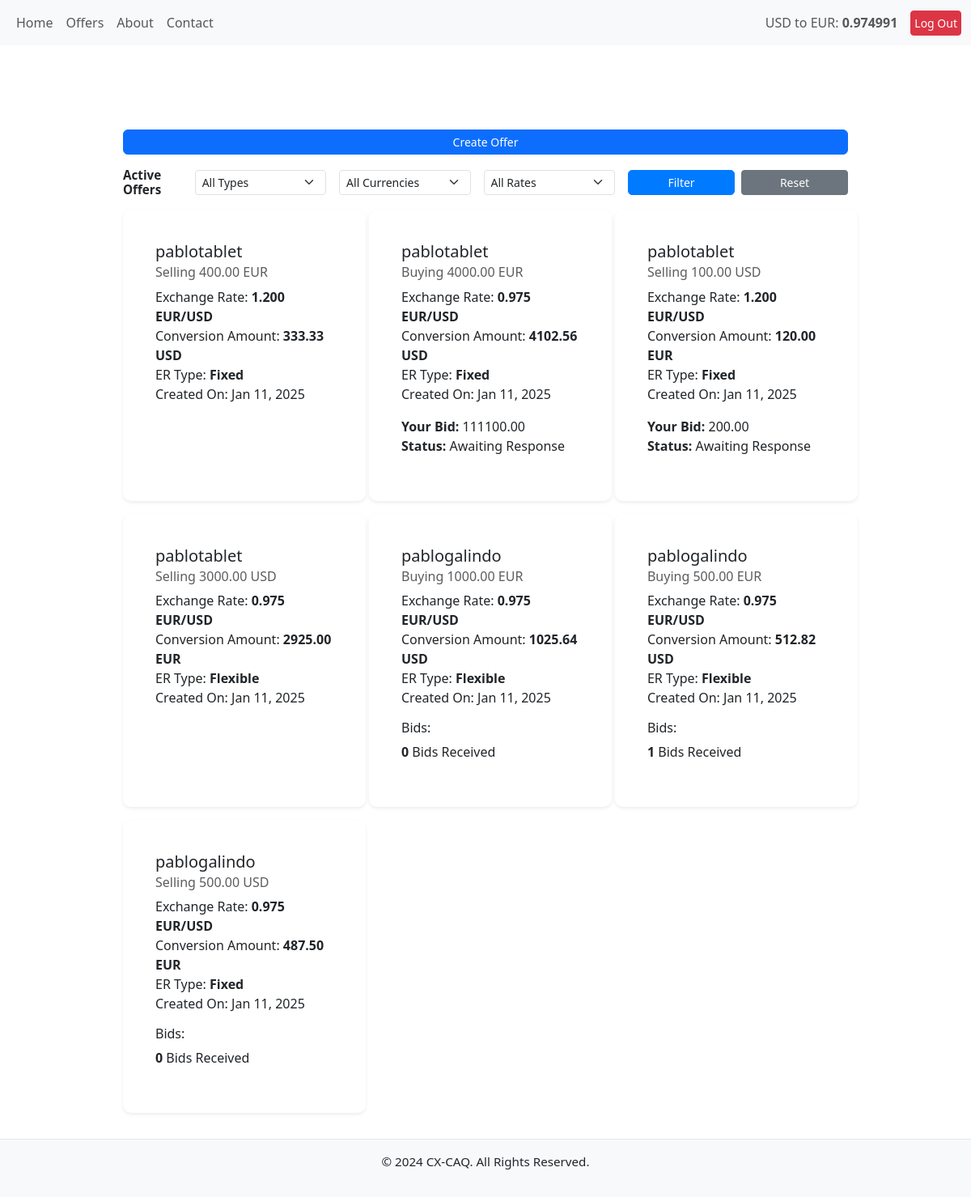
Screenshot of /offers/ (signed in) with the database file from the repository.
### offers/models.py (models this page shows, shortened)
class LatestExchangeRate(models.Model):
    base_currency = models.CharField(max_length=3, default="USD")
    target_currency = models.CharField(max_length=3, default="EUR")
    rate = models.DecimalField(max_digits=10, decimal_places=6)
    timestamp = models.DateTimeField(auto_now=True)

class Offer(models.Model):
    CURRENCY_CHOICES = [
        ('USD', 'US Dollar'),
        ('EUR', 'Euro'),
    ]
    RATE_TYPE_CHOICES = [
        ('FIXED', 'Fixed'),
        ('FLEXIBLE', 'Flexible'),
    ]
    user = models.ForeignKey(User, on_delete=models.CASCADE, related_name="offers")
    currency = models.CharField(max_length=3, choices=CURRENCY_CHOICES)
    amount = models.DecimalField(max_digits=10, decimal_places=2)
    exchange_rate = models.DecimalField(max_digits=8, decimal_places=3,null=True, blank=True)
    is_buying = models.BooleanField()
    rate_type = models.CharField(max_length=10, choices=RATE_TYPE_CHOICES, default='FIXED')
    created_at = models.DateTimeField(auto_now_add=True)
    class Meta:
        ordering = ['-created_at']
    @property
    def conversion_amount(self):
        if self.currency == "USD":
            return round(self.amount * self.exchange_rate, 2)
        elif self.currency == "EUR":
           return round(self.amount / self.exchange_rate, 2)
        return None

class Bid(models.Model):
    STATUS_CHOICES = [
        ('AWAITING', 'Awaiting Response'),
        ('ACCEPTED', 'Accepted'),
        ('REJECTED', 'Rejected'),
    ]
    offer = models.ForeignKey('Offer', on_delete=models.CASCADE, related_name='bids')
    user = models.ForeignKey(User, on_delete=models.CASCADE, related_name='bids')
    amount = models.DecimalField(max_digits=10, decimal_places=2)
    created_at = models.DateTimeField(auto_now_add=True)
    status = models.CharField(max_length=10, choices=STATUS_CHOICES, default='AWAITING')
    contact_shared = models.BooleanField(default=False)
    class Meta:
        unique_together = ('user', 'offer')  # Ensure one bid per user per offer

### offers/views.py (the view)
# urls.py: path('', views.view_offers, name='view_offers'),
@login_required
def view_offers(request):
    offers = Offer.objects.prefetch_related('bids').all()
    is_buying = request.GET.get('is_buying')
    currency = request.GET.get('currency')
    rate_type = request.GET.get('rate_type')
    if is_buying in ['0', '1']:
        offers = offers.filter(is_buying=bool(int(is_buying)))
    if currency:
        offers = offers.filter(currency=currency)
    if rate_type:
        offers = offers.filter(rate_type=rate_type)
    for offer in offers:
        offer.user_bid = offer.bids.filter(user=request.user).first()
    return render(request, 'offers/view_offers.html', {'offers': offers})

### offers/context_processors.py (called while the page is built)
def exchange_rate_processor(request):
    try:
        latest_rate = LatestExchangeRate.objects.latest("timestamp").rate
        print(f"Latest exchange rate fetched from database: {latest_rate}")
    except LatestExchangeRate.DoesNotExist:
        try:
            latest_rate = fetch_and_update_exchange_rate()
            print(f"Latest exchange rate fetched: {latest_rate}")
        except ValueError as e:
            print(f"Error fetching exchange rate: {e}")
            latest_rate = "N/A"
    return {
        "exchange_rate": latest_rate
    }

### offers/templates/offers/view_offers.html (shortened to what this page needs)
{% extends "base.html" %}
{%load static%}
{% block content %}
<div class="container mt-5">
    {% if user.is_authenticated %}
    <div class="d-flex justify-content-end mb-3">
        <a href="{% url 'offers:create_offer' %}" class="btn btn-primary w-100 w-md-auto">Create Offer</a>
    </div>
    {% endif %}
    <div class="d-flex flex-column flex-md-row justify-content-between align-items-center mb-3">
        <h2 class="text-center text-md-start mb-2 mb-md-0">Active Offers</h2>
        <form method="get" action="" class="d-flex align-items-center gap-2">
            <select name="is_buying" id="is_buying" class="form-select form-select-sm me-2">
                <option value="">All Types</option>
            </select>
            <select name="currency" id="currency" class="form-select form-select-sm me-2">
                <option value="">All Currencies</option>
            </select>
            <select name="rate_type" id="rate_type" class="form-select form-select-sm me-2">
                <option value="">All Rates</option>
            </select>
            <button type="submit" class="btn btn-primary btn-sm w-100 w-md-auto">Filter</button>
            <a href="{% url 'offers:view_offers' %}" class="btn btn-secondary btn-sm w-100 w-md-auto">Reset</a>
        </form>
    </div>
    <div class="row g-3">
        {% for offer in offers %}
        <div class="col-12 col-md-6 col-lg-4">
            <div class="card shadow-sm offer-card ">
                <div class="card-body">
                    <h5 class="card-title">{{ offer.user.username }}</h5>
                    <h6 class="card-subtitle mb-2 text-muted">
                        {% if offer.is_buying %} Buying {% else %} Selling {% endif %}
                        {{ offer.amount }} {{ offer.currency }}
                    </h6>
                    <p class="card-text">
                        Exchange Rate: <strong>{{ offer.exchange_rate }} EUR/USD</strong><br>
                        Conversion Amount: <strong>{{ offer.conversion_amount }}
                            {% if offer.currency == "USD" %} EUR {% else %} USD {% endif %}
                        </strong><br>
                        ER Type: <strong>{{ offer.get_rate_type_display }}</strong><br>
                        Created On: {{ offer.created_at|date:"M d, Y" }}
                    </p>
                    {% if offer.user_bid %}
                    <p class="card-text">
                        <strong>Your Bid:</strong> {{ offer.user_bid.amount }}<br>
                        <strong>Status:</strong> {{ offer.user_bid.get_status_display }}
                    </p>
                    {% endif %}
                    {% if user.is_authenticated and user == offer.user %}
                    <div>
                        <h6>Bids:</h6>
                        <p><strong>{{ offer.bids.count }}</strong> Bids Received</p>
                    </div>
                    {% endif %}
                </div>
            </div>
        </div>
        {% endfor %}
    </div>
</div>
{% endblock %}

### templates/base.html (shortened to what this page needs)
{% load static %}
<!DOCTYPE html>
<html lang="en">
<head>
    <link href="https://cdn.jsdelivr.net/npm/bootstrap@5.3.0-alpha3/dist/css/bootstrap.min.css" rel="stylesheet">
    <link rel="stylesheet" href="{% static 'css/style.css' %}">
    <link href="https://cdn.jsdelivr.net/npm/bootstrap-icons/font/bootstrap-icons.css" rel="stylesheet">
</head>
<body>
    <nav class="navbar navbar-expand-lg navbar-light bg-light">
        <div class="container-fluid">
        {% if user.is_authenticated %}
            <div class="collapse navbar-collapse" id="navbarNav">
                <ul class="navbar-nav">
                    <li class="nav-item">
                        <a class="nav-link" href="/">Home</a>
                    </li>
                    <li class="nav-item">
                        <a class="nav-link" href="{% url 'offers:view_offers'%}">Offers</a>
                    </li>
                    <li class="nav-item">
                        <a class="nav-link" href="/">About</a>
                    </li>
                    <li class="nav-item">
                        <a class="nav-link" href="/">Contact</a>
                    </li>
                </ul>
            </div>
        {% endif %}
        <div class="d-flex align-items-center">
            <div class="navbar-text me-3">
                USD to EUR: <strong>{{ exchange_rate }}</strong>
            </div>
            {% if user.is_authenticated %}
                <a href="/accounts/logout/" class="btn btn-danger btn-sm">Log Out</a>
            {% endif %}
        </div>
        </div>
    </nav>
    <main class="container mt-4">
        {% block content %}
        {% endblock %}
    </main>
    <footer class="bg-light text-center py-3 mt-auto">
        <p>&copy; 2024 CX-CAQ. All Rights Reserved.</p>
    </footer>
   </body>
</html>

### static/css/style.css (style rules this page uses)
html, body { height: 100%; margin: 0; display: flex; flex-direction: column; }
main { flex: 1; }
footer { background-color: #f8f9fa; padding: 1rem; text-align: center; border-top: 1px solid #e7e7e7; }
h1, h2, h3 { font-weight: bold; }
.container { padding: 1rem; max-width: 100%; }
.card { padding: 1.5rem; border-radius: 10px; border: none; box-shadow: 0 4px 6px rgba(0, 0, 0, 0.1); }
.card.shadow-sm.dashboard-card,.card.shadow-sm.offer-card { min-width: 300px; min-height: 100%; }
form { width: 100%; }
form .btn-primary { background-color: #007bff; border-color: #007bff; padding: 0.6rem; font-size: 1rem; border-radius: 5px; transition: background-color 0.2s ease-in-out; }
.text-center { font-size: 0.95rem; }
button.btn, a.btn { padding: 0.25rem 0.25rem; font-size: 0.875rem; line-height: 1.5; }
@media (min-width: 769px) { .container { max-width: 960px; margin: auto; } }

### rows the page displays
LatestExchangeRate: rate "0.974991"
Offer: user.username "pablotablet", is_buying "Selling", amount "400.00", currency "EUR", exchange_rate "1.200", conversion_amount "333.33", shows "USD", rate_type "Fixed", created_at "Jan 11, 2025"
Offer: user.username "pablotablet", is_buying "Buying", amount "4000.00", currency "EUR", exchange_rate "0.975", conversion_amount "4102.56", shows "USD", rate_type "Fixed", created_at "Jan 11, 2025", user_bid.amount "111100.00", user_bid.status "Awaiting Response"
Offer: user.username "pablotablet", is_buying "Selling", amount "100.00", currency "USD", exchange_rate "1.200", conversion_amount "120.00", shows "EUR", rate_type "Fixed", created_at "Jan 11, 2025", user_bid.amount "200.00", user_bid.status "Awaiting Response"
Offer: user.username "pablotablet", is_buying "Selling", amount "3000.00", currency "USD", exchange_rate "0.975", conversion_amount "2925.00", shows "EUR", rate_type "Flexible", created_at "Jan 11, 2025"
Offer: user.username "pablogalindo", is_buying "Buying", amount "1000.00", currency "EUR", exchange_rate "0.975", conversion_amount "1025.64", shows "USD", rate_type "Flexible", created_at "Jan 11, 2025", bids.count "0"
Offer: user.username "pablogalindo", is_buying "Buying", amount "500.00", currency "EUR", exchange_rate "0.975", conversion_amount "512.82", shows "USD", rate_type "Flexible", created_at "Jan 11, 2025", bids.count "1"
Offer: user.username "pablogalindo", is_buying "Selling", amount "500.00", currency "USD", exchange_rate "0.975", conversion_amount "487.50", shows "EUR", rate_type "Fixed", created_at "Jan 11, 2025", bids.count "0"
